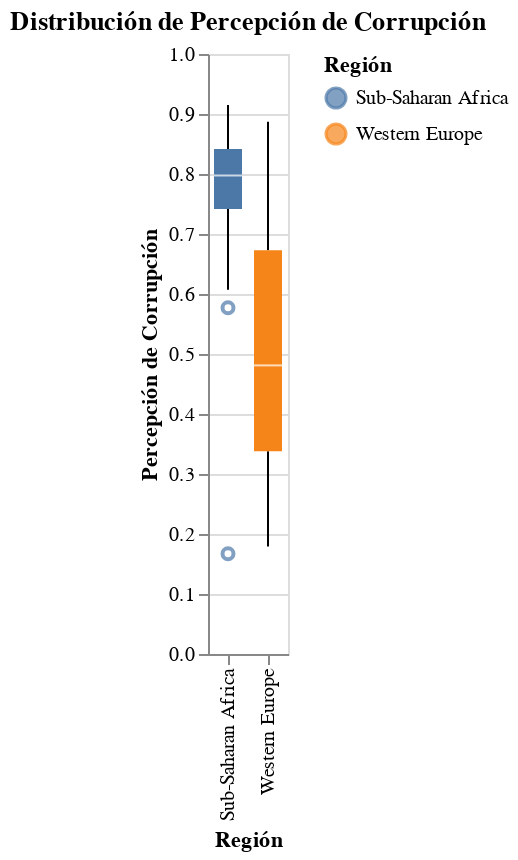

Write notebook code for a chart like this one.
### Code cell
corruption = alt.Chart(africa_y_europa).mark_boxplot().encode(
    x=alt.X('regional indicator:N', title='Región'),
    y=alt.Y('perceptions of corruption:Q', title='Percepción de Corrupción'),
    color=alt.Color('regional indicator:N', title='Región')
    ).properties(
    title='Distribución de Percepción de Corrupción'
    )

corruption
